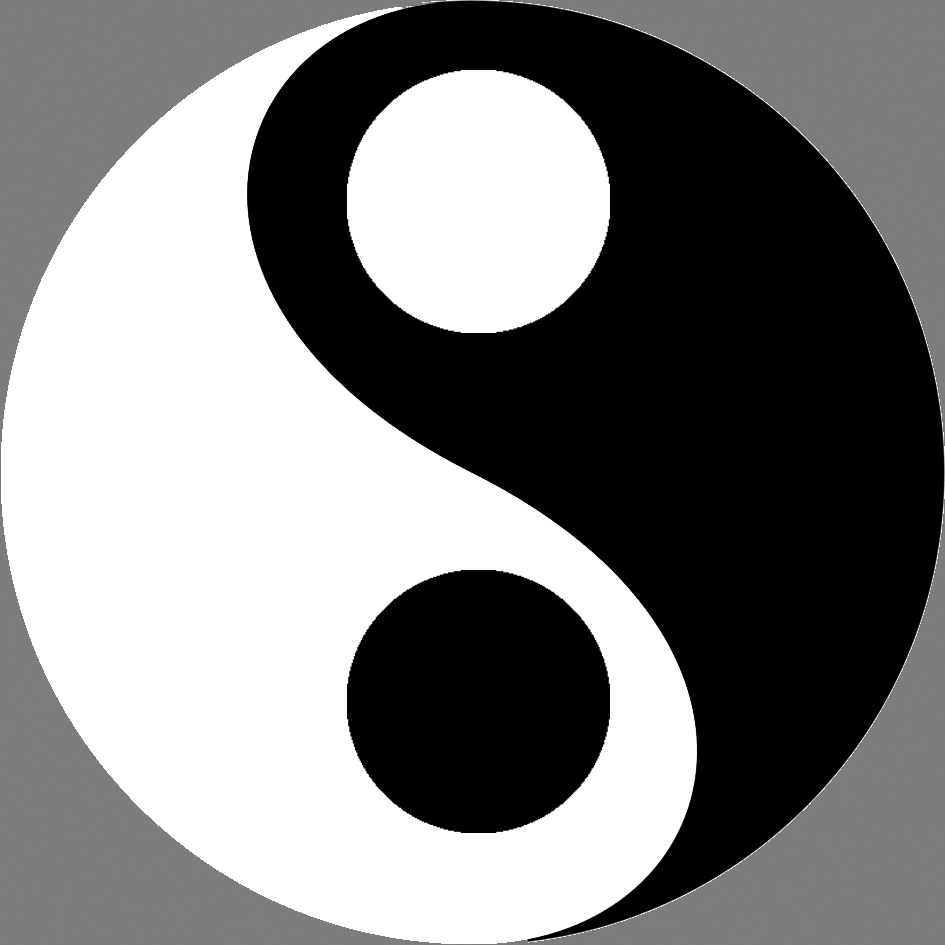
#> input picture yingyang.jpg, 945 x 945 px
$ jupyter execute --allow-errors Image2Dataset.ipynb   (shell and % lines are left out)   (older library calls are emulated)
#> lines starting #> are read from the running program, lines starting #| are printed output that depends on the picture
[cell 1]
import numpy as np
from matplotlib import pyplot as plt
from scipy import misc
from scipy import ndimage
import pickle
from sklearn import datasets

[cell 2]
img = misc.imread('./yingyang.jpg')
#> img is the input picture: shape (945, 945, 3); min 0, max 255, mean 126.9
img = np.mean(img, axis=2)
#> img: shape (945, 945) float64
img = np.where(img==0, -1, img)
img = np.where(img==255, 1, img)
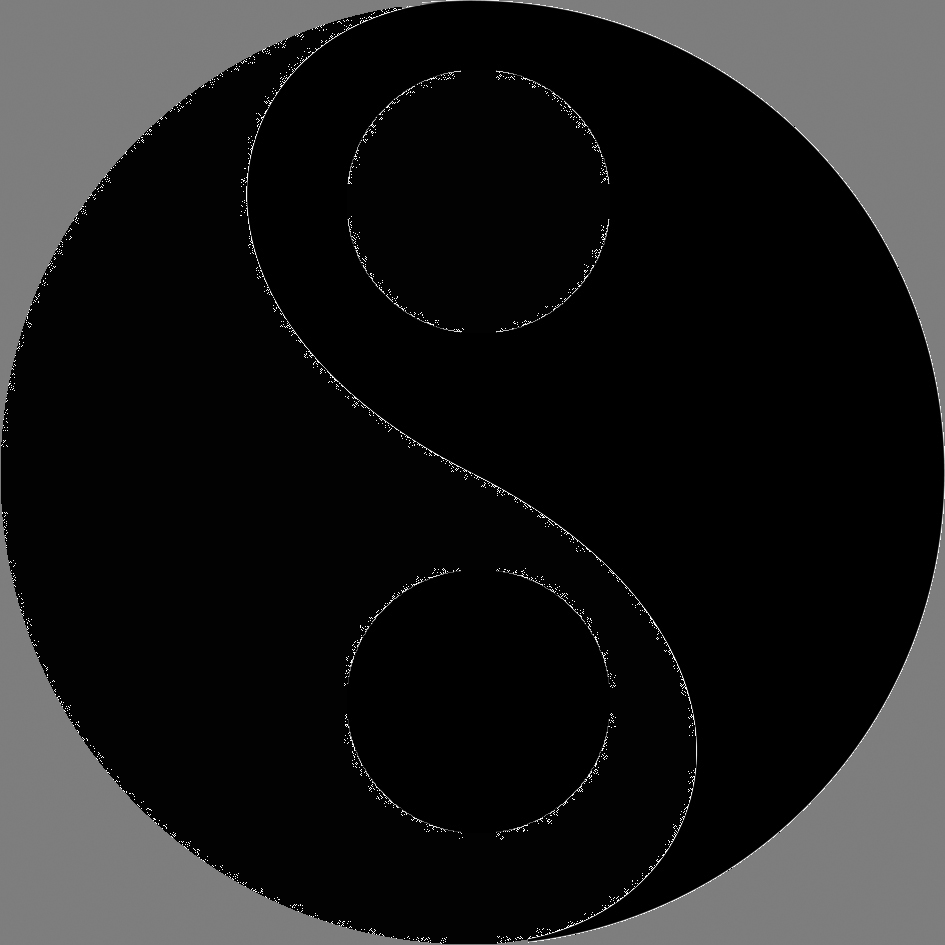
#> img: shape (945, 945) float64; min -1, max 254, mean 28.4; drawn with min black and max white
img = np.where(img>1, 0, img)
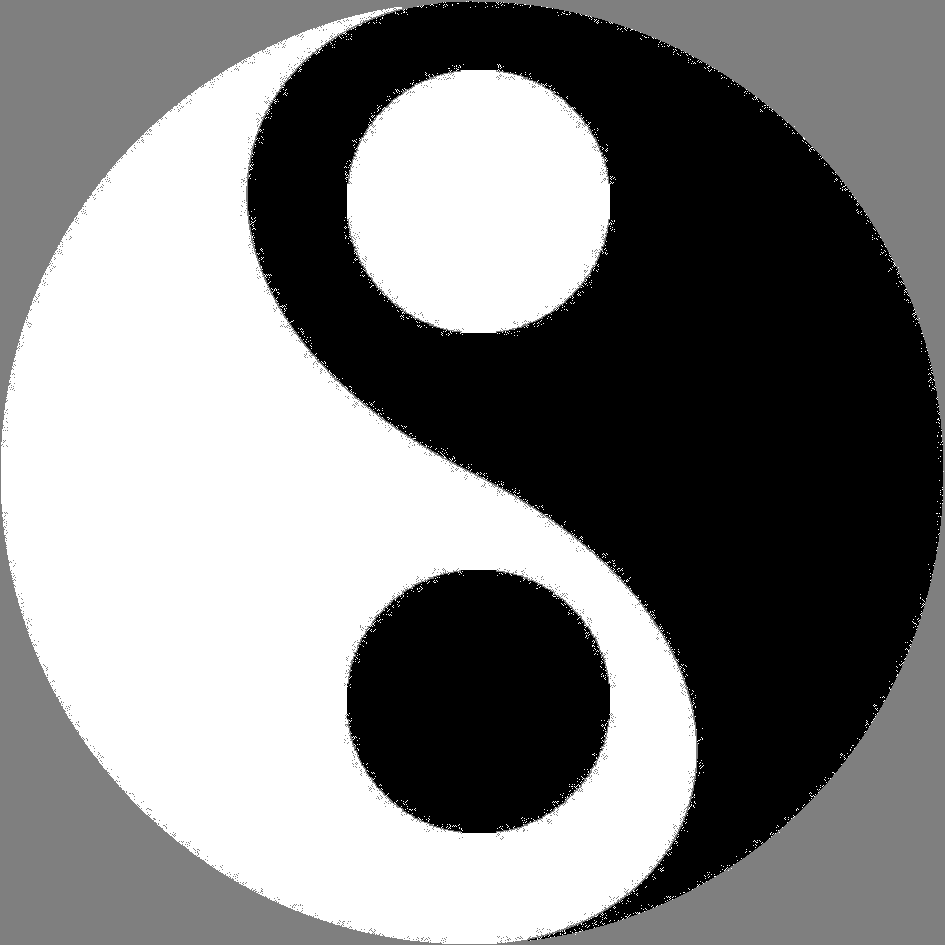
#> img: shape (945, 945) float64; min -1, max 1, mean 0.00328; drawn with min black and max white
img = ndimage.gaussian_filter(img, sigma=2)
plt.imshow(img, cmap='gray')

[cell 3]
max_points = 1000

points = np.random.rand(max_points,2)*img.shape[0]
plt.scatter(points[:,0], points[:,1])
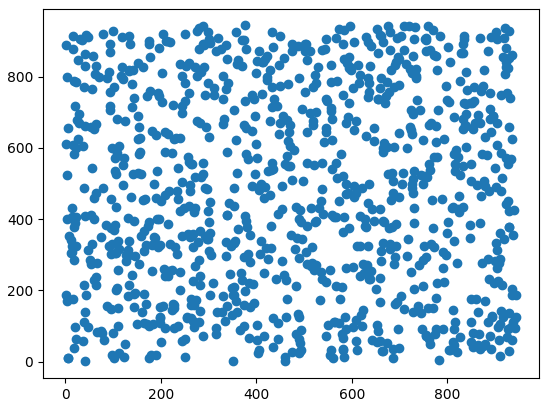
#> figure drawn by matplotlib, 1 panel

[cell 4]
label = np.ones(points.shape[0])
#> label = 1000 values from 1 to 1
for i, p in enumerate(points):
    label[i] = img[int(p[0]), int(p[1])]
#> after the loop, label = 1000 values, max 1 at index 4, min -1 at index 0, mean -0.0258

epsilon = 10**-1
points = points[np.abs(label)>epsilon,:]
#> points = 766 pairs, first value 4.52 to 939.7, second value 0.516 to 934.7
label = label[np.abs(label)>epsilon]
#> label = 766 values, max 1 at index 4, min -1 at index 0, mean -0.0339
label = np.where(label > 0, 1, -1)
#> label = 766 values, max 1 at index 1, min -1 at index 0, mean -0.0339

[cell 5]
points /= img.shape[0]
#> points = 766 pairs, first value 0.00479 to 0.994, second value 0.000546 to 0.989

[cell 6]
plt.scatter(points[label==-1, 0], points[label==-1, 1], color='red')
plt.scatter(points[label==1, 0], points[label==1, 1], color='green')
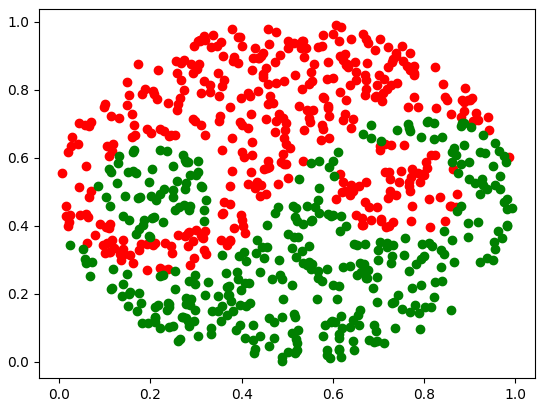
#> figure drawn by matplotlib, 1 panel
